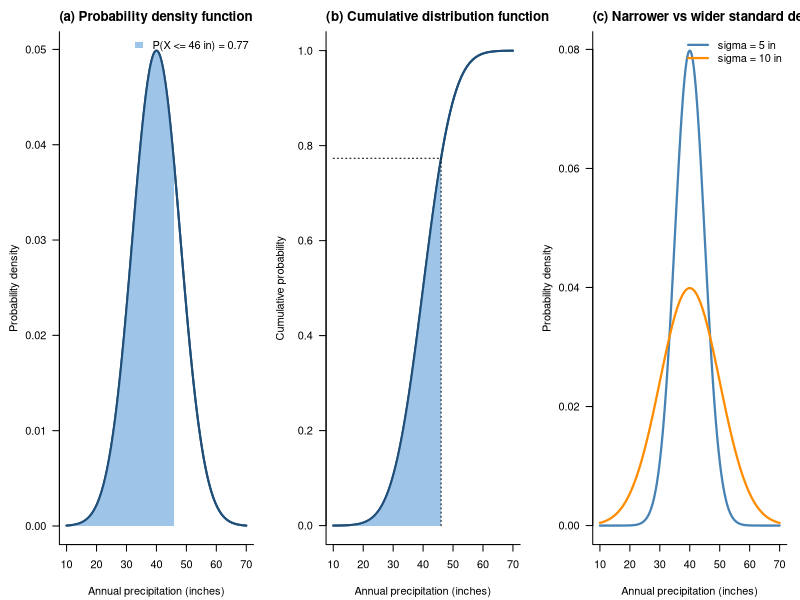

This figure's R source:
# Figures 3.21 and 3.22: normal PDF and CDF of annual precipitation; effect of standard deviation
# Chapter 3 draft; parameters read from the draft figure (mean 40 in; sigma 5 and 10 in for Fig 3.22; sigma 8 in assumed for the Fig 3.21 schematic)
# Run: Rscript normal_distribution_pdf_cdf.R -> figure_r.png (base R, no packages)
mu <- 40; sd <- 8; xq <- 46; x <- seq(10, 70, length.out = 600); m <- x <= xq
png("figure_r.png", width = 2100, height = 630, res = 150); par(mfrow = c(1, 3), mar = c(4.2, 4.5, 2.4, 1), las = 1)
plot(x, dnorm(x, mu, sd), type = "l", col = "#1f4e79", lwd = 2, bty = "l", xlab = "Annual precipitation (inches)", ylab = "Probability density")
polygon(c(x[m], rev(x[m])), c(dnorm(x[m], mu, sd), rep(0, sum(m))), col = "#9ec5e8", border = NA); lines(x, dnorm(x, mu, sd), col = "#1f4e79", lwd = 2)
legend("topright", bty = "n", fill = "#9ec5e8", border = NA, legend = sprintf("P(X <= %d in) = %.2f", xq, pnorm(xq, mu, sd))); mtext("(a) Probability density function", adj = 0, font = 2, cex = 0.8, line = 0.6)
plot(x, pnorm(x, mu, sd), type = "l", col = "#1f4e79", lwd = 2, bty = "l", xlab = "Annual precipitation (inches)", ylab = "Cumulative probability")
polygon(c(x[m], rev(x[m])), c(pnorm(x[m], mu, sd), rep(0, sum(m))), col = "#9ec5e8", border = NA); lines(x, pnorm(x, mu, sd), col = "#1f4e79", lwd = 2)
segments(c(xq, 10), c(0, pnorm(xq, mu, sd)), c(xq, xq), rep(pnorm(xq, mu, sd), 2), lty = 3); mtext("(b) Cumulative distribution function", adj = 0, font = 2, cex = 0.8, line = 0.6)
plot(x, dnorm(x, mu, 5), type = "l", col = "#4682b4", lwd = 2.2, bty = "l", xlab = "Annual precipitation (inches)", ylab = "Probability density")
lines(x, dnorm(x, mu, 10), col = "#ff8c00", lwd = 2.2); legend("topright", bty = "n", lwd = 2.2, col = c("#4682b4", "#ff8c00"), legend = c("sigma = 5 in", "sigma = 10 in"))
mtext("(c) Narrower vs wider standard deviation", adj = 0, font = 2, cex = 0.8, line = 0.6)
invisible(dev.off())
